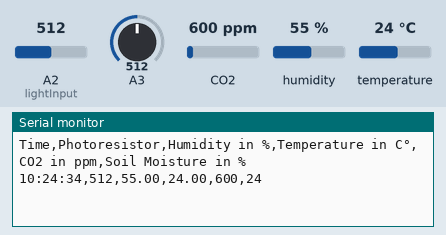
Recording of a sketch running on a simulated Arduino Uno, built with avr-gcc and run on an emulated ATmega328P. Parts: the last lines printed to the serial monitor. The test bench sets the inputs (shaded band); at power-on: CO2 600 ppm, humidity 55 %, A2 (lightInput) = 512, A3 = 512, temperature 24 °C. The local clock reads 2024-03-15 10:24:30 at power-on unless the sketch sets it.

Above: at 4.2 s.
4.3 s: CO2 set to 452 ppm
At 5.6 s:
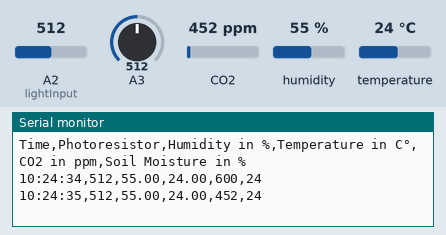
5.8 s: humidity set to 22 %
At 6.5 s:
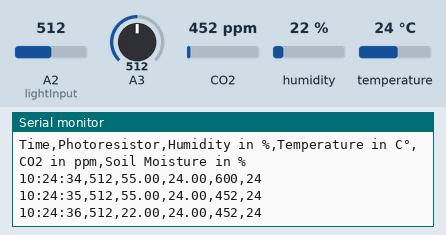
7.3 s: A2 (lightInput) set to 716
At 8.6 s:
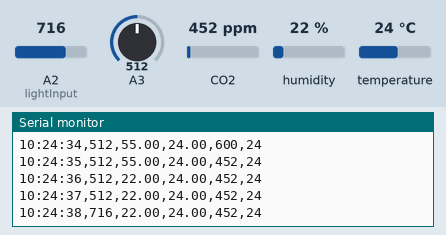
8.8 s: A3 set to 716
At 10.0 s:
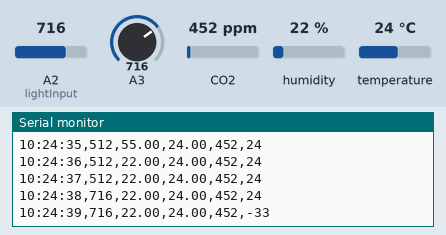
10.3 s: temperature set to 12 °C
At 10.3 s:
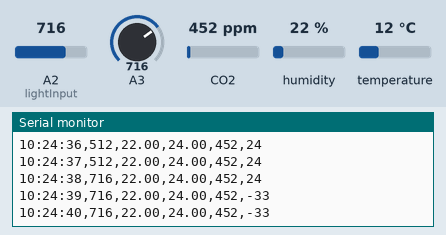
11.8 s: CO2 set to 1050 ppm
At 13.1 s:
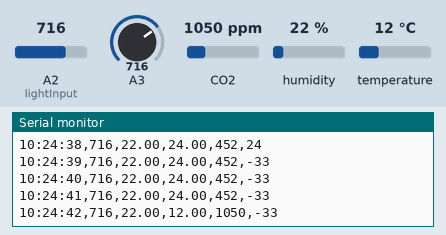
Timing chart, 0 to 14.3 s (numbered marks = the images above; inputs shaded):
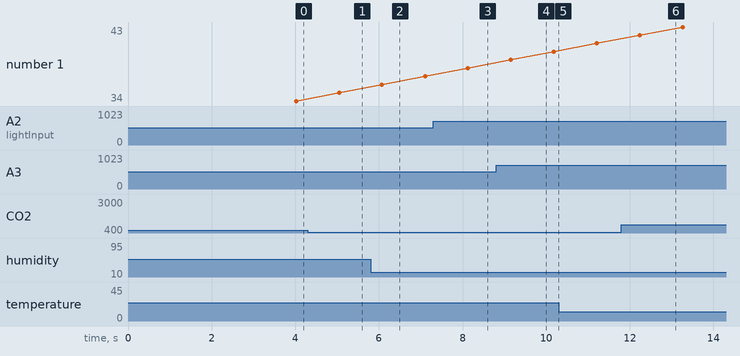

Measured:
- after the input at 4.3 s, the serial monitor: prints a new line after 0.75 s (image 1)
- after the input at 5.8 s, the serial monitor: prints a new line after 0.27 s (image 2)
- after the input at 7.3 s, the serial monitor: prints a new line after 0.83 s (image 3)
- after the input at 8.8 s, the serial monitor: prints a new line after 0.36 s (image 4)
- after the input at 11.8 s, the serial monitor: prints a new line after 0.43 s (image 6)

The sketch:

Arduino_Environment.ino
```cpp
// Initialize DS3231 Time Module
#include <Wire.h>
#include "RTClib.h"
RTC_DS3231 rtc;
//char daysOfTheWeek[7][12] = {"Sunday", "Monday", "Tuesday", "Wednesday", "Thursday", "Friday", "Saturday"};
String timeLabel = "Time";


bool century = false;
bool h12Flag;
bool pmFlag;

// Initialize Light Sensor:
int lightInput = A2;
int lightStatus = 0; // variable for reading the pin status
String lightLabel = "Photoresistor";


//Initialize DHT 22 Humidity Sensor
#include <Adafruit_Sensor.h>
#include <DHT.h>
// Set DHT pin:
#define DHTPIN 2

String humidityLabel = "Humidity in %";
String temperatureLabel = "Temperature in C°";
// Set DHT type, uncomment whatever type you're using!
#define DHTTYPE DHT22   // DHT 22  (AM2302)
// Initialize DHT sensor for normal 16mhz Arduino:
DHT dht = DHT(DHTPIN, DHTTYPE);


//Initialize CO2 Sensor
#include <MHZ19.h>
#include <SoftwareSerial.h>

int MHZ_TX_PIN = 10;  // TX Pin von MH-Z19C Digital pins --> Green
int MHZ_RX_PIN = 11;  // RX Pin von MH-Z19C Digital pins --> Blue
String co2Label = "CO2 in ppm";

// Objekt for the Sensor
MHZ19 co2Sensor;
SoftwareSerial co2Serial(MHZ_TX_PIN, MHZ_RX_PIN);

// Soil Moisture Sensor
const int dry = 595; // value for dry sensor
const int wet = 239; // value for wet sensor
String moistureLabe1 = "Soil Moisture in %";


bool label = true;
void setup() {
  // Begin serial communication at a baud rate of 9600:
  Serial.begin(9600);
  delay(3000);

  // Setup DS3231 Time Module
 if (! rtc.begin()) {
    Serial.println("Couldn't find RTC");
    while (1);
  }

  if (rtc.lostPower()) {
    Serial.println("RTC lost power, lets set the time!");

  // Comment out below lines once you set the date & time.
    // Following line sets the RTC to the date & time this sketch was compiled
    rtc.adjust(DateTime(F(__DATE__), F(__TIME__)));

  }

  //Setup Light Sensor
  pinMode(lightInput, INPUT);
  // Setup Humidity Sensor
  dht.begin();
  //Setup CO2 Sensor
  co2Serial.begin(9600);
  co2Sensor.begin(co2Serial);
  // Automatic calibration
  co2Sensor.autoCalibration(false);


}
void loop() {

    while(label){
    Serial.print(timeLabel);
    Serial.print(",");
    Serial.print(lightLabel);
    Serial.print(",");
    Serial.print(humidityLabel);
    Serial.print(",");
    Serial.print(temperatureLabel);
    Serial.print(",");
    Serial.print(co2Label);
    Serial.print(",");
    Serial.print(moistureLabe1);
    Serial.print('\n');


    label = false;
  }

 // Wait a few seconds between measurements:
  delay(1000);


 // Read Time
   DateTime now = rtc.now();
    //Serial.println("\n");
    //Serial.print(now.year(), DEC);
    //Serial.print('/');
    //Serial.print(now.month(), DEC);
    //Serial.print('/');
    //Serial.print(now.day(), DEC);
    //Serial.print(" (");
    //Serial.print(daysOfTheWeek[now.dayOfTheWeek()]);
    //Serial.print(") ");
    Serial.print(now.hour(), DEC);
    Serial.print(':');
    Serial.print(now.minute(), DEC);
    Serial.print(':');
    Serial.print(now.second(), DEC);
    Serial.print(",");

 // Read light status
 lightStatus = analogRead(lightInput);
 Serial.print(lightStatus);
 Serial.print(",");

  // Read the humidity in %:
  float humidityValue = dht.readHumidity();
  // Read the temperature as Celsius:
  float temperatureValue = dht.readTemperature();

  // Check if any reads failed and exit early (to try again):
  if (isnan(humidityValue) || isnan(temperatureValue)){
    Serial.println("Failed to read from DHT sensor!");
    return;
  }

  Serial.print(humidityValue);
  Serial.print(",");
  Serial.print(temperatureValue);
  Serial.print(",");

  //Check CO2 in ppm
  int co2Content = co2Sensor.getCO2();
  Serial.print(co2Content);
  Serial.print(",");

  // Soil Moisture
   int sensorVal = analogRead(A3);
   int percentageHumididy = map(sensorVal, wet, dry, 100, 0);
   Serial.print(percentageHumididy);
   Serial.print('\n');


}
```
